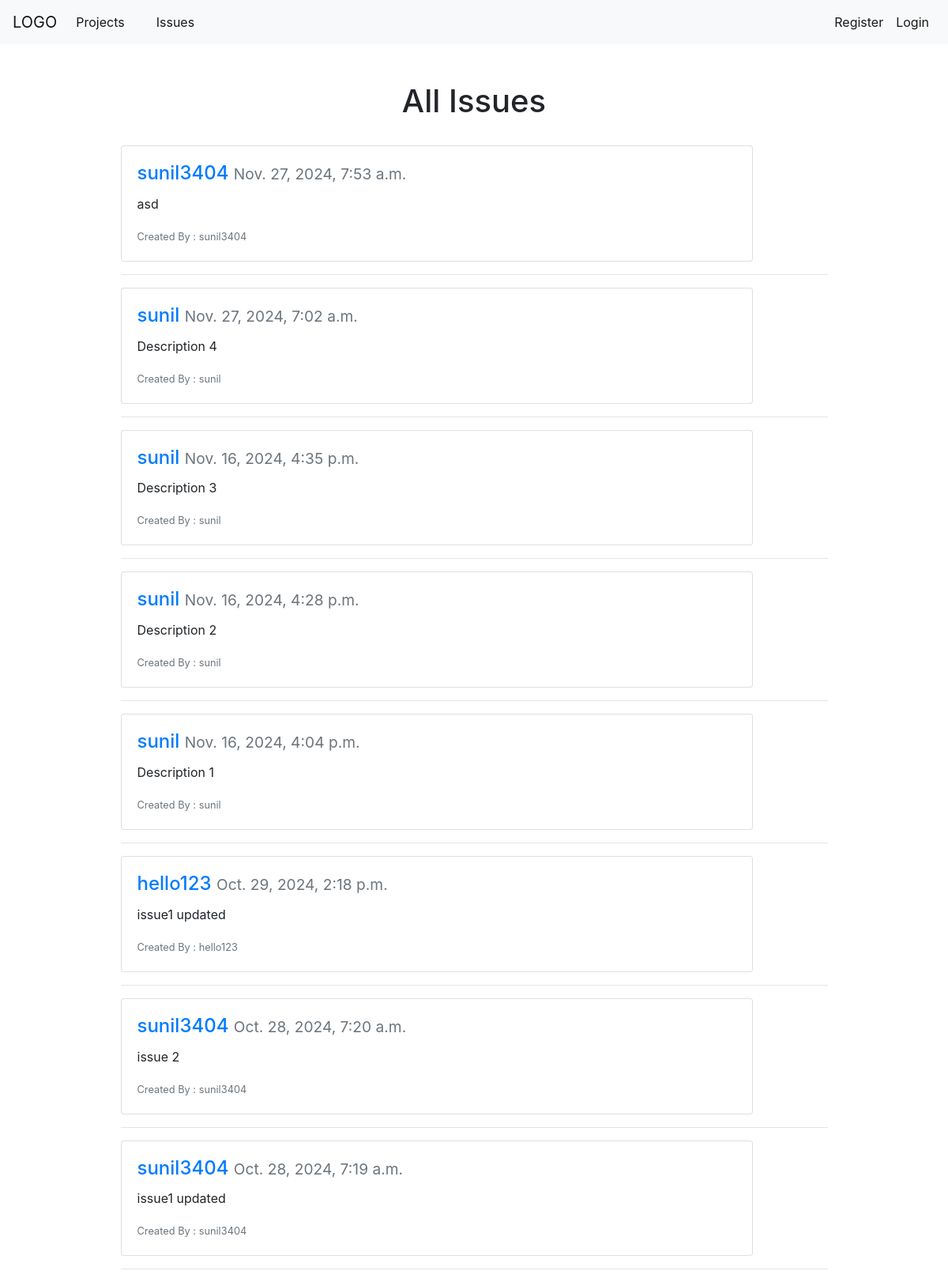
The page / on the database its author committed.
### jira/models.py (models this page shows, shortened)
class JiraIssue(models.Model):
	summary = models.CharField(max_length=250)
	detail = models.TextField()
	status = models.CharField(max_length = 50, choices=status, default="new")
	reported_by = models.ForeignKey(User, null=True, on_delete=models.SET_NULL, related_name='issue_reported_by')
	assigned_to = models.ForeignKey(User, null=True, on_delete=models.CASCADE, related_name='issue_assigned_to')
	date_created = models.DateTimeField(auto_now_add=True)
	date_updated = models.DateTimeField(auto_now=True)
	project_name = models.ForeignKey(JiraProject, null=True, on_delete=models.CASCADE)
	class Meta:
		ordering = ['-date_updated']

### jira/views.py (the view)
# urls.py: path("", views.jira_home, name='jira-home'),
def jira_home(request):
	context = {
		'issues' : JiraIssue.objects.all()
	}
	return render(request, 'jira/home.html', context)

### jira/templates/jira/home.html
{% extends 'base.html' %}
{% block content %}
	<div class ="container col-10">
		<br>
		<div class = 'container text-center'>
			<h1> All Issues </h1>
		</div>
		<br>
		{% for issue in issues %}
			<div class="card" style="width: 50rem">
			  <div class="card-body">
			    <h4 class="card-title"><a href="{% url 'show-issues' %}">{{ issue.assigned_to }} </a><small class='text-muted'> {{ issue.date_updated}} </small></h4>
			    <p class="card-text">{{ issue.detail}}</p>
			    <small class="text-muted"> Created By : {{ issue.assigned_to}}</small>
			  </div>
			</div>
			<hr>
		{% endfor %}
	</div>
{% endblock %}

### rows shown on the page
JiraIssue: assigned_to "sunil3404", date_updated "Nov. 27, 2024, 7:53 a.m.", detail "asd"
JiraIssue: assigned_to "sunil", date_updated "Nov. 27, 2024, 7:02 a.m.", detail "Description 4"
JiraIssue: assigned_to "sunil", date_updated "Nov. 16, 2024, 4:35 p.m.", detail "Description 3"
JiraIssue: assigned_to "sunil", date_updated "Nov. 16, 2024, 4:28 p.m.", detail "Description 2"
JiraIssue: assigned_to "sunil", date_updated "Nov. 16, 2024, 4:04 p.m.", detail "Description 1"
JiraIssue: assigned_to "hello123", date_updated "Oct. 29, 2024, 2:18 p.m.", detail "issue1 updated"
JiraIssue: assigned_to "sunil3404", date_updated "Oct. 28, 2024, 7:20 a.m.", detail "issue 2"
JiraIssue: assigned_to "sunil3404", date_updated "Oct. 28, 2024, 7:19 a.m.", detail "issue1 updated"
